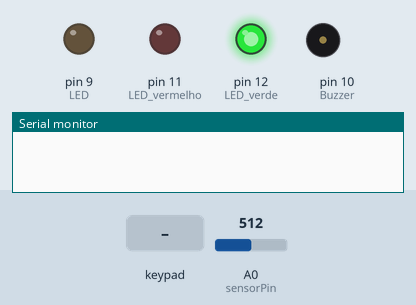
This sketch was run on a simulated Arduino Uno, built with avr-gcc and run on an emulated ATmega328P. Parts: output pins drawn as LEDs (lit = HIGH), buzzer (waves = sounding, pin HIGH), the last lines printed to the serial monitor. Dashed ring = blinking. The inputs (shaded band) are chosen by the test bench; at power-on: A0 (sensorPin) = 512.

Above: at 0.8 s.
0.9 s: key '#' pressed
At 2.1 s:
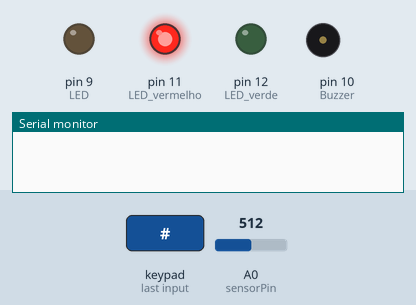
2.4 s: keypad keys 8 7 6 5 pressed 0.4 s apart
At 4.6 s:
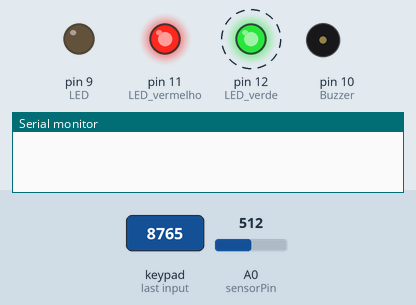
5.5 s: key '*' pressed
7.2 s: keypad keys 8 7 6 5 # pressed 0.4 s apart
At 9.3 s:
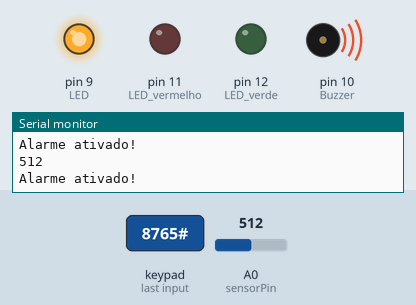
10.7 s: keypad keys 8 7 6 5 * pressed 0.4 s apart
At 13.3 s:
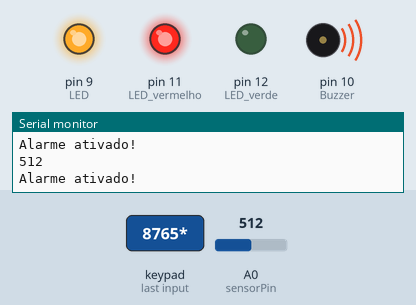
Timing chart, 0 to 14.8 s (numbered marks = the images above; inputs shaded):
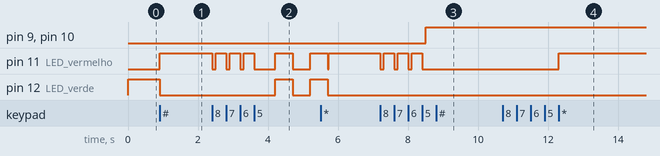

Measured:
- after the input at 0.9 s, pin 11 (LED_vermelho): LOW → HIGH at once; pin 12 (LED_verde): HIGH → LOW at once
- after the input at 2.4 s, pin 11 (LED_vermelho): goes 3 × (LOW 0.10 s, HIGH 0.31 s), LOW 0.60 s, HIGH 0.50 s, LOW 0.50 s, then HIGH, starting at once; pin 12 (LED_verde): LOW → HIGH after 1.8 s, → LOW 0.50 s later, → HIGH 0.50 s later
- after the input at 7.2 s, pin 9 (LED), pin 10 (Buzzer): LOW → HIGH after 1.3 s; pin 11 (LED_vermelho): alternates HIGH for 0.31 s and LOW for 0.10 s, 7 changes in all, then stays LOW, starting at once
- after the input at 10.7 s, pin 11 (LED_vermelho): LOW → HIGH after 1.6 s

The sketch:

main.ino
```cpp
#include <Keypad.h>
#include <string.h>

// Configuração do keypad
const byte rows = 4;
const byte cols = 3;
char keys[rows][cols] = {
    {'1','2','3'},
    {'4','5','6'},
    {'7','8','9'},
    {'*','0','#'}
};
byte rowPins[rows] = {8, 7, 6, 5};
byte colPins[cols] = {4, 3, 2};
Keypad keypad = Keypad(makeKeymap(keys), rowPins, colPins, rows, cols);

// Definição dos arrays de senha
char senhaOriginal[4];
char senhaTeste[4];

int sensorPin = A0; // Pino do sensor LDR

// Valores de estados iniciais
int igual = 1;
int tentativas = 0;
int sensorValue = 0;

void setup() {
    /*
    Funcao de inicializacao do sistema.
    Essa funcao simplesmente define os pinos e espera que o usuário defina a senha.
    */

    // Definindo os pinos
    pinMode(12, OUTPUT); // LED verde
    pinMode(11, OUTPUT); // LED vermelho
    pinMode(9, OUTPUT); // LED 'laser'
    pinMode(10, OUTPUT); // Buzzer
    Serial.begin(9600);

    // Um LED verde acende sinalizando que o software está aguardado que o usuário aperte '#'
    digitalWrite(12, HIGH);

    // Aguardando o sinal de que o botão '#' foi pressionado
    // O botão '#' deve ser pressionado para indicar a entrada de uma senha
    while(keypad.waitForKey() != '#') {}

    // O LED verde desliga quando o botão '#' é pressionado
    digitalWrite(12, LOW);

    // Recebendo dígito por dígito da senha do usuário
    for(int i = 0; i < 4; i++) { // Note que a senha possui 4 dígitos
        digitalWrite(11, HIGH); // LED vermelho acende indicando a espera por um dígito
        senhaOriginal[i] = keypad.waitForKey();
        digitalWrite(11, LOW); // LED vermelho apaga confirmando que o dígito foi capturado
        delay(100);
    }

    /*
    Após o fim da definição da senha os dois LEDs piscam duas vezes, indicando que a senha foi
    definida com sucesso.
    */
    for (int i = 0; i < 2; i++) {
        delay(500);
        digitalWrite(12, HIGH);
        digitalWrite(11, HIGH);
        delay(500);
        digitalWrite(12, LOW);
        digitalWrite(11, LOW);
    }

}

void loop() {
    /*
    Loop principal do programa. Recebe input da senha e dos sensores, além de controlar os LEDs e
    o buzzer.
    */

    igual = 1;

    /*
    O usuário deve pressionar '*' e em seguida digitar a senha previamente definida
    para que o sistema seja finalmente iniciado.
    */

    // Esperando a tecla '*'
    while(keypad.waitForKey() != '*') {}

    // Esperando a entrada da senha, da mesma forma que foi feito na função `setup`.
    for(int i = 0; i < 4; i++) {
        digitalWrite(11, HIGH);
        senhaTeste[i] = keypad.waitForKey();
        digitalWrite(11, LOW);
        delay(100);
    }

    // Verificando a igualdade entre as senhas digitadas...
    for (int i = 0; i < 4; i++) {
        if (!(senhaOriginal[i] == senhaTeste[i])) {
            igual = 0; // No primeiro caractere errado a senha já é considerada incorreta...
        }
    }

    // O loop a seguir é iniciado caso a senha esteja correta
    while (igual) {
        // Liga o laser:
        digitalWrite(9, HIGH);

        /*
        O usuário possui a opção de desativar o alarme a qualquer momento pressionando '*'
        e digitando a senha em seguida...
        */

        // Caso o sistema continue ativado (o usuário ainda não optou por desativa-lo)
        while(keypad.getKey() != '*') {
            // É feita a leitura do valor obtido pelo sensor
            sensorValue = analogRead(sensorPin);
            Serial.println(sensorValue); // Para fins de debugging o valor é exibido no terminal

            /*
            Para valores abaixo de um dado limiar o buzzer é acionado, gerando um aviso sonoro.
            O limiar definido foi de 700
            */

            if (sensorValue < 700) /* Verificação do valor em relação ao limiar */ {
                Serial.println("Alarme ativado!");
                digitalWrite(10, HIGH); // O buzzer é ativado
            }

        } // Espera senha para desativar

        // Aguardando a entrada da senha pelo usuário
        // O funcionamento é o mesmo do observado em `setup`
        for (int i = 0; i < 4; i++) {
            digitalWrite(11, HIGH);
            senhaTeste[i] = keypad.waitForKey();
            digitalWrite(11, LOW);
            delay(100);
        }

        // Verificação da senha correta
        bool senha_correta;
        senha_correta = (senhaOriginal[0] == senhaTeste[0]) && (senhaOriginal[1] == senhaTeste[1])
                     && (senhaOriginal[2] == senhaTeste[2]) && (senhaOriginal[3] == senhaTeste[3]);

        if (senha_correta) {
            // Em caso de senha correta o loop atual é encerrado
            digitalWrite(10, LOW);
            igual = 0; // Tal variável é definida como 0 para que o loop seja encerrado
            tentativas = 0; // Os erros são zerados para futuras iterações
        } else {
            // Em caso de erro a tentativa falha é contabilizada
            tentativas++;
        }

        if (tentativas >= 4) {
            // Em 4 tentativas falhas o sistema ativa o buzzer
            digitalWrite(10, HIGH);
        }
    }

    // Caso a senha esteja incorreta o laser se mantém apagado e o programa volta ao início do loop
    digitalWrite(9, LOW); // O laser apaga também em casos de desativação do sistema pelo usuário
}
```
